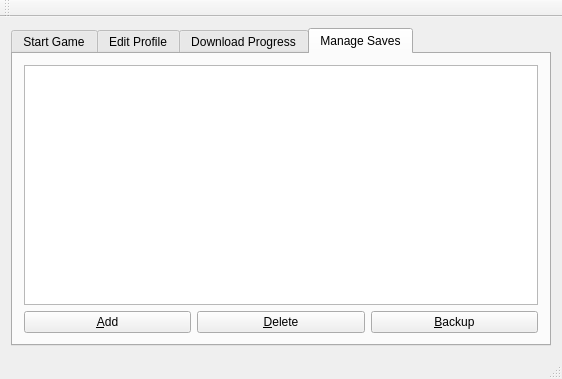
<?xml version="1.0" encoding="UTF-8"?>
<ui version="4.0">
 <class>KaminecLauncher</class>
 <widget class="QMainWindow" name="KaminecLauncher">
  <property name="geometry">
   <rect>
    <x>0</x>
    <y>0</y>
    <width>562</width>
    <height>379</height>
   </rect>
  </property>
  <property name="sizePolicy">
   <sizepolicy hsizetype="Preferred" vsizetype="Preferred">
    <horstretch>0</horstretch>
    <verstretch>0</verstretch>
   </sizepolicy>
  </property>
  <property name="windowTitle">
   <string>KaminecLauncher</string>
  </property>
  <widget class="QWidget" name="centralWidget">
   <layout class="QGridLayout" name="gridLayout">
    <item row="0" column="0">
     <widget class="QTabWidget" name="moduleSwitch">
      <property name="currentIndex">
       <number>3</number>
      </property>
      <widget class="QWidget" name="startment">
       <attribute name="title">
        <string>Start Game</string>
       </attribute>
       <widget class="QPushButton" name="start_pb">
        <property name="geometry">
         <rect>
          <x>160</x>
          <y>90</y>
          <width>241</width>
          <height>23</height>
         </rect>
        </property>
        <property name="text">
         <string>&amp;Start</string>
        </property>
       </widget>
       <widget class="QGroupBox" name="groupBox">
        <property name="geometry">
         <rect>
          <x>130</x>
          <y>160</y>
          <width>276</width>
          <height>61</height>
         </rect>
        </property>
        <property name="title">
         <string>测试启动</string>
        </property>
        <layout class="QGridLayout" name="gridLayout_3">
         <item row="0" column="0">
          <widget class="QPushButton" name="pushButton">
           <property name="text">
            <string>计算1次</string>
           </property>
          </widget>
         </item>
         <item row="0" column="1">
          <widget class="QPushButton" name="pushButton_2">
           <property name="text">
            <string>计算10次</string>
           </property>
          </widget>
         </item>
         <item row="0" column="2">
          <widget class="QPushButton" name="pushButton_3">
           <property name="text">
            <string>计算100次</string>
           </property>
          </widget>
         </item>
        </layout>
       </widget>
      </widget>
      <widget class="QWidget" name="profile_editor">
       <attribute name="title">
        <string>Edit Profile</string>
       </attribute>
       <layout class="QGridLayout" name="gridLayout_2">
        <item row="0" column="0">
         <layout class="QHBoxLayout" name="horizontalLayout_3">
          <item>
           <layout class="QHBoxLayout" name="horizontalLayout">
            <item>
             <widget class="QLabel" name="username_label">
              <property name="sizePolicy">
               <sizepolicy hsizetype="Preferred" vsizetype="Preferred">
                <horstretch>0</horstretch>
                <verstretch>0</verstretch>
               </sizepolicy>
              </property>
              <property name="maximumSize">
               <size>
                <width>100</width>
                <height>16777215</height>
               </size>
              </property>
              <property name="text">
               <string>username:</string>
              </property>
              <property name="alignment">
               <set>Qt::AlignCenter</set>
              </property>
              <property name="buddy">
               <cstring>username_le</cstring>
              </property>
             </widget>
            </item>
            <item>
             <widget class="QLineEdit" name="username_le"/>
            </item>
           </layout>
          </item>
          <item>
           <layout class="QHBoxLayout" name="horizontalLayout_2">
            <item>
             <widget class="QLabel" name="version_label">
              <property name="sizePolicy">
               <sizepolicy hsizetype="Preferred" vsizetype="Preferred">
                <horstretch>0</horstretch>
                <verstretch>0</verstretch>
               </sizepolicy>
              </property>
              <property name="maximumSize">
               <size>
                <width>100</width>
                <height>16777215</height>
               </size>
              </property>
              <property name="text">
               <string>version:</string>
              </property>
              <property name="alignment">
               <set>Qt::AlignCenter</set>
              </property>
              <property name="buddy">
               <cstring>version_le</cstring>
              </property>
             </widget>
            </item>
            <item>
             <widget class="QLineEdit" name="version_le"/>
            </item>
           </layout>
          </item>
         </layout>
        </item>
        <item row="1" column="0">
         <layout class="QHBoxLayout" name="horizontalLayout_4">
          <item>
           <widget class="QLabel" name="gameDir_label">
            <property name="sizePolicy">
             <sizepolicy hsizetype="Preferred" vsizetype="Preferred">
              <horstretch>0</horstretch>
              <verstretch>0</verstretch>
             </sizepolicy>
            </property>
            <property name="maximumSize">
             <size>
              <width>100</width>
              <height>16777215</height>
             </size>
            </property>
            <property name="text">
             <string>game directory:</string>
            </property>
            <property name="alignment">
             <set>Qt::AlignCenter</set>
            </property>
            <property name="buddy">
             <cstring>gameDir_le</cstring>
            </property>
           </widget>
          </item>
          <item>
           <widget class="QLineEdit" name="gameDir_le"/>
          </item>
          <item>
           <widget class="QPushButton" name="fileDlg1_pb">
            <property name="text">
             <string>...</string>
            </property>
           </widget>
          </item>
         </layout>
        </item>
        <item row="2" column="0">
         <layout class="QHBoxLayout" name="horizontalLayout_8">
          <item>
           <widget class="QLabel" name="javaDir_label">
            <property name="sizePolicy">
             <sizepolicy hsizetype="Preferred" vsizetype="Preferred">
              <horstretch>0</horstretch>
              <verstretch>0</verstretch>
             </sizepolicy>
            </property>
            <property name="maximumSize">
             <size>
              <width>100</width>
              <height>16777215</height>
             </size>
            </property>
            <property name="text">
             <string>java directory:</string>
            </property>
            <property name="alignment">
             <set>Qt::AlignCenter</set>
            </property>
            <property name="buddy">
             <cstring>javaDir_le</cstring>
            </property>
           </widget>
          </item>
          <item>
           <widget class="QLineEdit" name="javaDir_le"/>
          </item>
          <item>
           <widget class="QPushButton" name="fileDlg2_pb">
            <property name="text">
             <string>...</string>
            </property>
           </widget>
          </item>
         </layout>
        </item>
        <item row="3" column="0">
         <layout class="QHBoxLayout" name="horizontalLayout_7">
          <item>
           <layout class="QHBoxLayout" name="horizontalLayout_6">
            <item>
             <widget class="QLabel" name="minMem_label">
              <property name="sizePolicy">
               <sizepolicy hsizetype="Preferred" vsizetype="Preferred">
                <horstretch>0</horstretch>
                <verstretch>0</verstretch>
               </sizepolicy>
              </property>
              <property name="maximumSize">
               <size>
                <width>100</width>
                <height>16777215</height>
               </size>
              </property>
              <property name="text">
               <string>min memory:</string>
              </property>
              <property name="alignment">
               <set>Qt::AlignCenter</set>
              </property>
              <property name="buddy">
               <cstring>minMem_sb</cstring>
              </property>
             </widget>
            </item>
            <item>
             <widget class="QSpinBox" name="minMem_sb">
              <property name="maximum">
               <number>999999999</number>
              </property>
              <property name="value">
               <number>128</number>
              </property>
             </widget>
            </item>
           </layout>
          </item>
          <item>
           <layout class="QHBoxLayout" name="horizontalLayout_5">
            <item>
             <widget class="QLabel" name="maxMem_label">
              <property name="sizePolicy">
               <sizepolicy hsizetype="Preferred" vsizetype="Preferred">
                <horstretch>0</horstretch>
                <verstretch>0</verstretch>
               </sizepolicy>
              </property>
              <property name="maximumSize">
               <size>
                <width>100</width>
                <height>16777215</height>
               </size>
              </property>
              <property name="text">
               <string>max memory:</string>
              </property>
              <property name="alignment">
               <set>Qt::AlignCenter</set>
              </property>
              <property name="buddy">
               <cstring>maxMem_sb</cstring>
              </property>
             </widget>
            </item>
            <item>
             <widget class="QSpinBox" name="maxMem_sb">
              <property name="maximum">
               <number>999999999</number>
              </property>
              <property name="value">
               <number>1024</number>
              </property>
             </widget>
            </item>
           </layout>
          </item>
         </layout>
        </item>
        <item row="4" column="0">
         <layout class="QHBoxLayout" name="horizontalLayout_11">
          <item>
           <layout class="QHBoxLayout" name="horizontalLayout_9">
            <item>
             <widget class="QLabel" name="width_label">
              <property name="sizePolicy">
               <sizepolicy hsizetype="Preferred" vsizetype="Preferred">
                <horstretch>0</horstretch>
                <verstretch>0</verstretch>
               </sizepolicy>
              </property>
              <property name="maximumSize">
               <size>
                <width>100</width>
                <height>16777215</height>
               </size>
              </property>
              <property name="text">
               <string>width:</string>
              </property>
              <property name="alignment">
               <set>Qt::AlignCenter</set>
              </property>
              <property name="buddy">
               <cstring>width_sb</cstring>
              </property>
             </widget>
            </item>
            <item>
             <widget class="QSpinBox" name="width_sb">
              <property name="maximum">
               <number>999999999</number>
              </property>
              <property name="value">
               <number>854</number>
              </property>
             </widget>
            </item>
           </layout>
          </item>
          <item>
           <layout class="QHBoxLayout" name="horizontalLayout_10">
            <item>
             <widget class="QLabel" name="height_label">
              <property name="sizePolicy">
               <sizepolicy hsizetype="Preferred" vsizetype="Preferred">
                <horstretch>0</horstretch>
                <verstretch>0</verstretch>
               </sizepolicy>
              </property>
              <property name="maximumSize">
               <size>
                <width>100</width>
                <height>16777215</height>
               </size>
              </property>
              <property name="text">
               <string>height:</string>
              </property>
              <property name="alignment">
               <set>Qt::AlignCenter</set>
              </property>
              <property name="buddy">
               <cstring>height_sb</cstring>
              </property>
             </widget>
            </item>
            <item>
             <widget class="QSpinBox" name="height_sb">
              <property name="maximum">
               <number>999999999</number>
              </property>
              <property name="value">
               <number>480</number>
              </property>
             </widget>
            </item>
           </layout>
          </item>
         </layout>
        </item>
        <item row="5" column="0">
         <spacer name="verticalSpacer">
          <property name="orientation">
           <enum>Qt::Vertical</enum>
          </property>
          <property name="sizeType">
           <enum>QSizePolicy::MinimumExpanding</enum>
          </property>
          <property name="sizeHint" stdset="0">
           <size>
            <width>20</width>
            <height>40</height>
           </size>
          </property>
         </spacer>
        </item>
        <item row="6" column="0">
         <layout class="QHBoxLayout" name="horizontalLayout_13">
          <item>
           <widget class="QLabel" name="downloadProgress_label">
            <property name="text">
             <string>download progress:</string>
            </property>
           </widget>
          </item>
          <item>
           <widget class="QProgressBar" name="downloadProgress_progressBar">
            <property name="value">
             <number>0</number>
            </property>
           </widget>
          </item>
         </layout>
        </item>
        <item row="7" column="0">
         <layout class="QHBoxLayout" name="horizontalLayout_12">
          <item>
           <widget class="QPushButton" name="load_pb">
            <property name="text">
             <string>&amp;Load...</string>
            </property>
           </widget>
          </item>
          <item>
           <spacer name="horizontalSpacer">
            <property name="orientation">
             <enum>Qt::Horizontal</enum>
            </property>
            <property name="sizeHint" stdset="0">
             <size>
              <width>40</width>
              <height>20</height>
             </size>
            </property>
           </spacer>
          </item>
          <item>
           <widget class="QPushButton" name="download_pb">
            <property name="text">
             <string>&amp;Download</string>
            </property>
           </widget>
          </item>
          <item>
           <spacer name="horizontalSpacer_2">
            <property name="orientation">
             <enum>Qt::Horizontal</enum>
            </property>
            <property name="sizeHint" stdset="0">
             <size>
              <width>40</width>
              <height>20</height>
             </size>
            </property>
           </spacer>
          </item>
          <item>
           <widget class="QPushButton" name="save_pb">
            <property name="text">
             <string>&amp;Save...</string>
            </property>
           </widget>
          </item>
         </layout>
        </item>
       </layout>
      </widget>
      <widget class="QWidget" name="download_progress">
       <attribute name="title">
        <string>Download Progress</string>
       </attribute>
       <layout class="QGridLayout" name="gridLayout_4">
        <item row="1" column="0">
         <widget class="QProgressBar" name="downloadProgress_progressBar_2">
          <property name="sizeIncrement">
           <size>
            <width>0</width>
            <height>6</height>
           </size>
          </property>
          <property name="value">
           <number>0</number>
          </property>
         </widget>
        </item>
        <item row="1" column="1">
         <widget class="QLabel" name="downloadValue_label">
          <property name="text">
           <string>0/0</string>
          </property>
         </widget>
        </item>
        <item row="0" column="0" colspan="2">
         <widget class="QTreeView" name="download_treeView"/>
        </item>
       </layout>
      </widget>
      <widget class="QWidget" name="tab">
       <attribute name="title">
        <string>Manage Saves</string>
       </attribute>
       <layout class="QGridLayout" name="gridLayout_5">
        <item row="1" column="0">
         <layout class="QHBoxLayout" name="horizontalLayout_14">
          <item>
           <widget class="QPushButton" name="addSaves_pb">
            <property name="text">
             <string>&amp;Add</string>
            </property>
           </widget>
          </item>
          <item>
           <widget class="QPushButton" name="deleteSaves_pb">
            <property name="text">
             <string>&amp;Delete</string>
            </property>
           </widget>
          </item>
          <item>
           <widget class="QPushButton" name="backupSaves_pb">
            <property name="text">
             <string>&amp;Backup</string>
            </property>
           </widget>
          </item>
         </layout>
        </item>
        <item row="0" column="0">
         <widget class="QTreeView" name="saveMgr_treeView"/>
        </item>
       </layout>
      </widget>
     </widget>
    </item>
   </layout>
  </widget>
  <widget class="QMenuBar" name="menuBar">
   <property name="geometry">
    <rect>
     <x>0</x>
     <y>0</y>
     <width>562</width>
     <height>22</height>
    </rect>
   </property>
  </widget>
  <widget class="QToolBar" name="mainToolBar">
   <attribute name="toolBarArea">
    <enum>TopToolBarArea</enum>
   </attribute>
   <attribute name="toolBarBreak">
    <bool>false</bool>
   </attribute>
  </widget>
  <widget class="QStatusBar" name="statusBar"/>
 </widget>
 <layoutdefault spacing="6" margin="11"/>
 <tabstops>
  <tabstop>moduleSwitch</tabstop>
  <tabstop>start_pb</tabstop>
  <tabstop>username_le</tabstop>
  <tabstop>version_le</tabstop>
  <tabstop>gameDir_le</tabstop>
  <tabstop>fileDlg1_pb</tabstop>
  <tabstop>javaDir_le</tabstop>
  <tabstop>fileDlg2_pb</tabstop>
  <tabstop>minMem_sb</tabstop>
  <tabstop>maxMem_sb</tabstop>
  <tabstop>width_sb</tabstop>
  <tabstop>height_sb</tabstop>
  <tabstop>load_pb</tabstop>
  <tabstop>save_pb</tabstop>
 </tabstops>
 <resources/>
 <connections/>
</ui>
